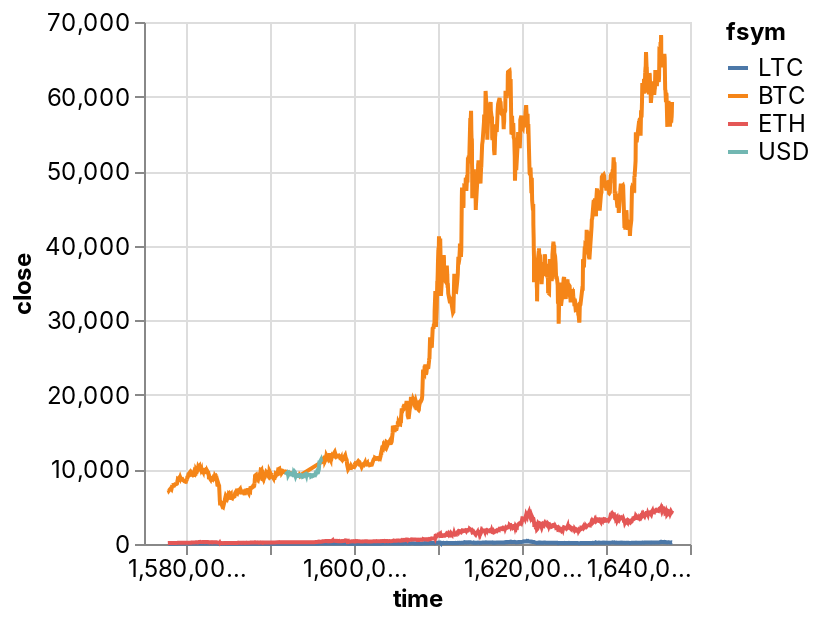

Here is the notebook cell this chart was saved with:
### Code cell
_deepnote_run_altair(df, """{"$schema":"https://vega.github.io/schema/vega-lite/v4.json","mark":{"type":"line","tooltip":{"content":"data"}},"height":220,"autosize":{"type":"fit"},"data":{"name":"placeholder"},"encoding":{"x":{"field":"time","type":"quantitative","sort":null,"scale":{"type":"linear","zero":false}},"y":{"field":"close","type":"quantitative","sort":null,"scale":{"type":"linear","zero":false}},"color":{"field":"fsym","type":"nominal","sort":null,"scale":{"type":"linear","zero":false}}}}""")

### Figure 1 — Vega-Lite specification as saved in the notebook (floating-point values rounded to 4 significant figures; data arrays with more than 128 entries replaced by an {"elided": "..."} marker saying what was removed)
{"config": {"view": {"continuousWidth": 400, "continuousHeight": 300}, "area": {"fill": "#51C0E9"}, "axis": {"labelFont": "Inter, sans-serif", "labelFontSize": 12, "labelFontWeight": "normal", "labelLimit": 60, "labelOverlap": "greedy", "titleFont": "Inter, sans-serif", "titleFontSize": 12, "titleFontWeight": "bold"}, "background": "#ffffff", "legend": {"labelFont": "Inter, sans-serif", "labelFontSize": 12, "titleFont": "Inter, sans-serif", "titleFontSize": 12, "titleFontWeight": "bold"}, "line": {"stroke": "#51C0E9", "strokeWidth": 2}, "rect": {"fill": "#51C0E9"}, "title": {"anchor": "start", "color": "#000000", "font": "Inter, sans-serif", "fontSize": 22, "fontWeight": "normal"}}, "data": {"name": "data-2d2e51fb392d794768d704a386ead46b"}, "mark": {"type": "line", "tooltip": {"content": "data"}}, "autosize": {"type": "fit"}, "encoding": {"color": {"type": "nominal", "field": "fsym", "scale": {"type": "linear", "zero": false}, "sort": null}, "x": {"type": "quantitative", "field": "time", "scale": {"type": "linear", "zero": false}, "sort": null}, "y": {"type": "quantitative", "field": "close", "scale": {"type": "linear", "zero": false}, "sort": null}}, "height": 300, "width": "container", "$schema": "https://vega.github.io/schema/vega-lite/v4.json", "datasets": {"data-2d2e51fb392d794768d704a386ead46b": {"elided": "5000 records"}}}
